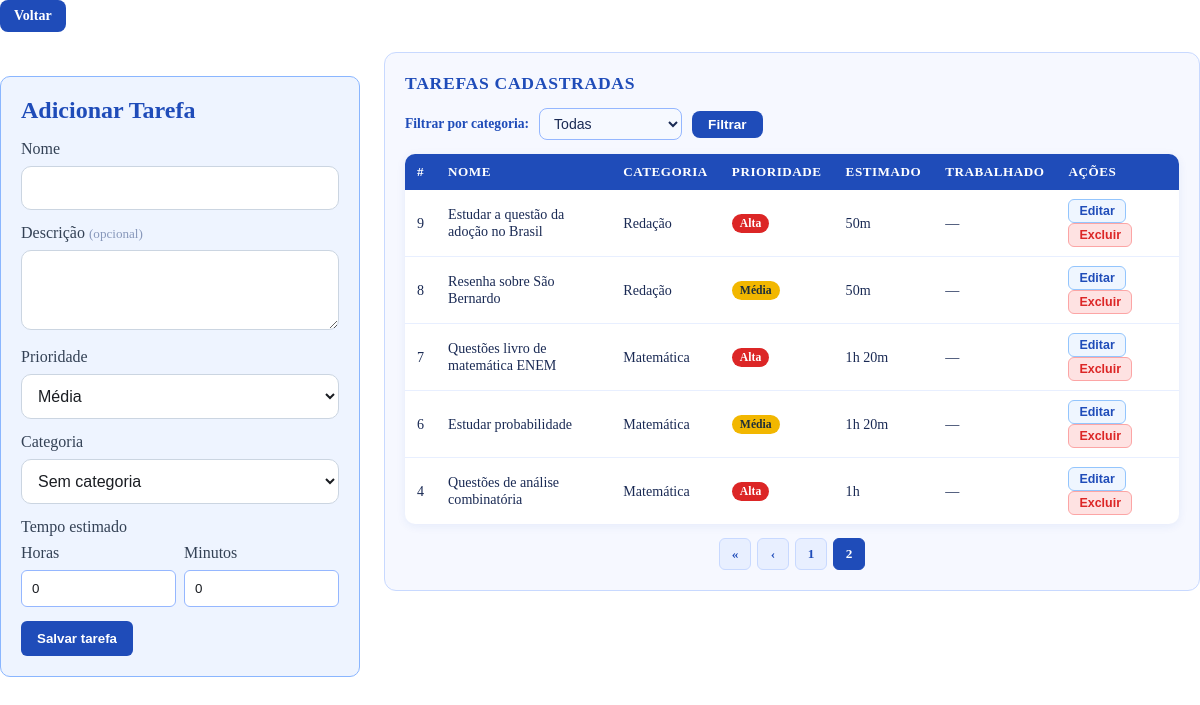
Before: /adicionar/?page=4 with the older database file.
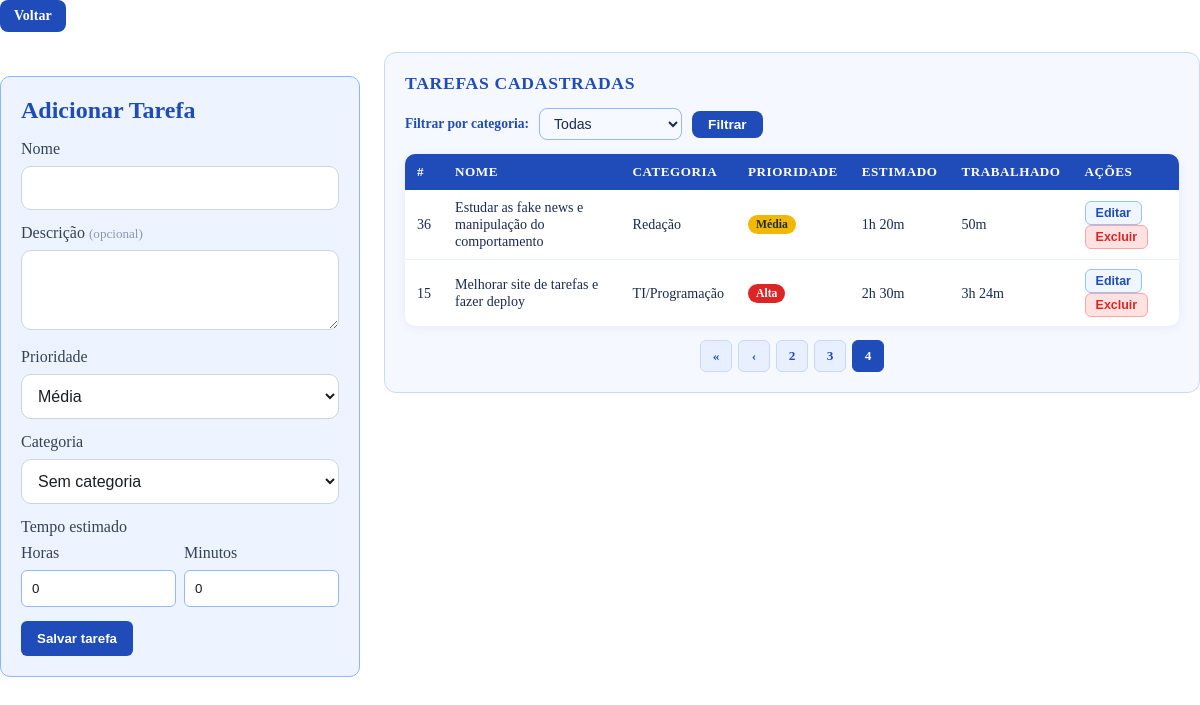
After: the same page with the newer database file.
### tarefas/models.py (models this page shows, shortened)
class Tarefa(models.Model):
    PRIORIDADE_CHOICES = [
        ('BA', 'Baixa'),
        ('ME', 'Média'),
        ('AL', 'Alta'),
    ]
    STATUS_CHOICES = [
        ('ES', 'Em espera'),
        ('AN', 'Em andamento'),
        ('CO', 'Concluída'),
    ]
    nome = models.CharField(max_length=255)
    descricao = models.TextField(blank=True)
    prioridade = models.CharField(
        max_length=2, choices=PRIORIDADE_CHOICES, default='ME')
    status = models.CharField(
        max_length=2, choices=STATUS_CHOICES, default='ES')
    horas_estimadas = models.PositiveIntegerField(
        default=0, help_text='Minutos estimados')
    horas_trabalhadas = models.PositiveIntegerField(
        default=0, help_text='Minutos trabalhados')
    data = models.DateField()
    categoria = models.ForeignKey(
        CategoriaTarefa, on_delete=models.SET_NULL, null=True, blank=True,
        related_name='tarefas')
    @property
    def horas_estimadas_formatadas(self):
        horas = self.horas_estimadas // 60
        minutos = self.horas_estimadas % 60
        if horas > 0 and minutos > 0:
            return f"{horas}h {minutos}m"
        if horas > 0:
            return f"{horas}h"
        return f"{minutos}m"
    @property
    def horas_trabalhadas_formatadas(self):
        horas = self.horas_trabalhadas // 60
        minutos = self.horas_trabalhadas % 60
        if horas > 0 and minutos > 0:
            return f"{horas}h {minutos}m"
        if horas > 0:
            return f"{horas}h"
        return f"{minutos}m"

class CategoriaTarefa(models.Model):
    nome = models.CharField(max_length=100, unique=True)
    class Meta:
        ordering = ['nome']
        verbose_name = 'Categoria'
        verbose_name_plural = 'Categorias'

### tarefas/views.py (the view, shortened to what this page needs)
# urls.py: path('adicionar/', views.adicionar_tarefa, name='adicionar_tarefa'),
def adicionar_tarefa(request, data=None):
    data_valida = None
    categoria_filtro = request.GET.get('categoria', '')
    todas_tarefas = Tarefa.objects.select_related('categoria').order_by('-id')
    if categoria_filtro:
        todas_tarefas = todas_tarefas.filter(categoria_id=categoria_filtro)
    paginator = Paginator(todas_tarefas, 10)
    page_number = request.GET.get('page', 1)
    page_obj = paginator.get_page(page_number)
    categorias = CategoriaTarefa.objects.all()
    context = {
        'data': data_valida.isoformat() if data_valida else '',
        'page_obj': page_obj,
        'categorias': categorias,
        'categoria_filtro': categoria_filtro,
    }
    return render(request, 'adicionar_tarefa.html', context)

### templates/adicionar_tarefa.html (shortened to what this page needs)
{% extends 'index.html' %}
{% load static %}
{% block content %}
<a href="{% if data %}{% url 'tarefa_especifica' data %}{% else %}{% url 'tarefas' %}{% endif %}" class="btn-back">Voltar</a>
<div class="add-tarefa-layout">
  <section class="form-add">
    <h1>Adicionar Tarefa</h1>
    <form method="post" action="">
      <div class="form-group">
        <label for="nome">Nome</label>
        <input id="nome" name="nome" type="text" required>
      </div>
      <div class="form-group">
        <label for="descricao">Descrição <span style="font-weight:400; color:#8898bb; font-size:0.82rem;">(opcional)</span></label>
        <textarea id="descricao" name="descricao" rows="3"></textarea>
      </div>
      <div class="form-group">
        <label for="prioridade">Prioridade</label>
        <select id="prioridade" name="prioridade" required>
          <option value="ME" selected>Média</option>
        </select>
      </div>
      <div class="form-group">
        <label for="categoria">Categoria</label>
        <select id="categoria" name="categoria">
          <option value="">Sem categoria</option>
        </select>
      </div>
      <div class="form-group">
        <label>Tempo estimado</label>
        <div style="display:flex; gap:8px; flex-wrap:wrap;">
          <div style="flex:1 1 120px;">
            <label for="horas_estimadas_horas">Horas</label>
            <input id="horas_estimadas_horas" name="horas_estimadas_horas" type="number" min="0" value="0" required>
          </div>
          <div style="flex:1 1 120px;">
            <label for="horas_estimadas_minutos">Minutos</label>
            <input id="horas_estimadas_minutos" name="horas_estimadas_minutos" type="number" min="0" max="59" value="0" required>
          </div>
        </div>
      </div>
      <button type="submit" class="btn-blue">Salvar tarefa</button>
    </form>
  </section>
  <section class="tarefas-lista-section">
    <h2>Tarefas cadastradas</h2>
    <form method="get" style="margin-bottom:14px;display:flex;align-items:center;gap:10px;flex-wrap:wrap;">
      <label for="filtro-categoria" style="font-weight:600;color:#1f4cb9;font-size:0.85rem;">Filtrar por categoria:</label>
      <select id="filtro-categoria" name="categoria" style="padding:6px 10px;border:1px solid #95b7ff;border-radius:8px;background:#f6f9ff;color:#1a2a54;font-size:0.88rem;">
        <option value="">Todas</option>
      </select>
      <button type="submit" style="background:#1f4cb9;color:#fff;border:none;border-radius:8px;padding:6px 16px;font-weight:700;cursor:pointer;font-size:0.85rem;">Filtrar</button>
    </form>
    {% if page_obj.object_list %}
    <table class="tarefas-table">
      <thead>
        <tr>
          <th>#</th>
          <th>Nome</th>
          <th>Categoria</th>
          <th>Prioridade</th>
          <th>Estimado</th>
          <th>Trabalhado</th>
          <th>Ações</th>
        </tr>
      </thead>
      <tbody id="lista-tarefas-body">
        {% for t in page_obj %}
        <tr id="row-tarefa-{{ t.id }}">
          <td>{{ t.id }}</td>
          <td>{{ t.nome }}</td>
          <td>{{ t.categoria.nome|default:"—" }}</td>
          <td><span class="badge-prioridade {{ t.prioridade }}">{{ t.get_prioridade_display }}</span></td>
          <td>{{ t.horas_estimadas_formatadas }}</td>
          <td>{% if t.horas_trabalhadas > 0 %}{{ t.horas_trabalhadas_formatadas }}{% else %}—{% endif %}</td>
          <td>
            <button class="btn-editar-tarefa" data-id="{{ t.id }}"
              data-nome="{{ t.nome|escapejs }}"
              data-descricao="{{ t.descricao|escapejs }}"
              data-prioridade="{{ t.prioridade }}"
              data-categoria="{{ t.categoria.id|default:'' }}"
              data-horas="{{ t.horas_estimadas|divisibleby:60|yesno:'true,false' }}"
              data-horas-val="{% widthratio t.horas_estimadas 60 1 %}"
              data-minutos-val="{{ t.horas_estimadas|add:0 }}"
            >Editar</button>
            <button class="btn-excluir-tarefa" data-id="{{ t.id }}">Excluir</button>
          </td>
        </tr>
        {% endfor %}
      </tbody>
    </table>
    <nav class="paginacao">
      {% if page_obj.has_previous %}
        <a href="?{% if categoria_filtro %}categoria={{ categoria_filtro }}&{% endif %}page=1">&laquo;</a>
        <a href="?{% if categoria_filtro %}categoria={{ categoria_filtro }}&{% endif %}page={{ page_obj.previous_page_number }}">&#8249;</a>
      {% endif %}
      {% for num in page_obj.paginator.page_range %}
        {% if page_obj.number == num %}
          <span class="pagina-atual">{{ num }}</span>
        {% elif num >= page_obj.number|add:"-2" and num <= page_obj.number|add:"2" %}
          <a href="?{% if categoria_filtro %}categoria={{ categoria_filtro }}&{% endif %}page={{ num }}">{{ num }}</a>
        {% endif %}
      {% endfor %}
    </nav>
    {% else %}
    <p class="sem-tarefas">Nenhuma tarefa cadastrada ainda.</p>
    {% endif %}
  </section>
</div>
{% endblock %}

### templates/index.html (shortened to what this page needs)
{% load static %}
<!DOCTYPE html>
<html lang="pt-br">
<head>
    <link rel="stylesheet" href="{% static 'css/styles.css' %}">
    <link rel="stylesheet" href="{% static 'css/analise_cat.css' %}">
</head>
<body data-tarefa-data="{{ data|date:'Y-m-d' }}" data-tarefa-id="{{ tarefa.id }}">
  <main>
    {% block content %}{% endblock %}
  </main>
</body>
</html>

### static/css/styles.css (style rules this page uses)
body { background: white; }
* { margin: 0; padding: 0; box-sizing: border-box; }
.btn-blue { display: inline-flex; align-items: center; justify-content: center; gap: 8px; padding: 10px 16px; background-color: #1f4cb9; color: #ffffff; border: 1px solid #1f4cb9; border-radius: 8px; font-weight: 700; text-decoration: none; cursor: pointer; transition: background 150ms ease, transform 120ms ease; }
.form-add { max-width: 680px; margin: 24px auto; padding: 20px; border: 1px solid #8ab6ff; border-radius: 10px; background-color: #eef4ff; }
.form-add h1 { color: #1f4cb9; margin-bottom: 16px; }
.form-add .form-group { margin-bottom: 14px; }
.form-add label { display: block; font-weight: 600; color: #1f4cb9; margin-bottom: 4px; }
.form-add input, .form-add textarea, .form-add select { width: 100%; padding: 10px; border: 1px solid #95b7ff; border-radius: 6px; background: #ffffff; color: #1a1d22; }
.form-add .btn-blue { border: 0; background-color: #1f4cb9; color: #ffffff; padding: 10px 16px; border-radius: 6px; cursor: pointer; }
.btn-back { display: inline-flex; align-items: center; padding: 8px 14px; background: #1f4cb9; color: #ffffff; border-radius: 8px; text-decoration: none; font-weight: 600; font-size: 0.875rem; transition: background 150ms ease; }

### static/css/analise_cat.css (style rules this page uses)
.form-group { margin-bottom: 1.25rem; }
.form-group label { display: block; margin-bottom: 0.5rem; font-weight: 500; color: #334155; }
.form-group input[type="text"], .form-group textarea, .form-group select { width: 100%; padding: 0.75rem; border: 1px solid #cbd5e1; border-radius: 10px; font-size: 1rem; }

### templates/adicionar_tarefa.html (style rules this page uses)
.add-tarefa-layout { display: flex; gap: 24px; max-width: 1200px; margin: 20px auto; align-items: flex-start; flex-wrap: wrap; }
.form-add { flex: 0 0 360px; min-width: 280px; }
.tarefas-lista-section { flex: 1 1 500px; background: #f6f8ff; border: 1px solid #c8d9ff; border-radius: 12px; padding: 20px; }
.tarefas-lista-section h2 { color: #1f4cb9; margin-bottom: 14px; font-size: 1.1rem; text-transform: uppercase; letter-spacing: 0.04em; }
.tarefas-table { width: 100%; border-collapse: collapse; background: #fff; border-radius: 10px; overflow: hidden; box-shadow: 0 2px 10px rgba(31,76,185,0.08); }
.tarefas-table th { background: #1f4cb9; color: #fff; padding: 10px 12px; text-align: left; font-size: 0.82rem; text-transform: uppercase; letter-spacing: 0.04em; }
.tarefas-table td { padding: 9px 12px; border-bottom: 1px solid #e8efff; font-size: 0.88rem; color: #1a2a54; vertical-align: middle; }
.tarefas-table tbody tr:last-child td { border-bottom: none; }
.badge-prioridade { display: inline-block; padding: 3px 8px; border-radius: 999px; font-size: 0.73rem; font-weight: 700; color: #fff; }
.badge-prioridade.ME { background: #f2b700; color: #1f2f39; }
.badge-prioridade.AL { background: #dc2626; }
.btn-excluir-tarefa { background: #fee2e2; border: 1px solid #fca5a5; color: #dc2626; border-radius: 6px; padding: 4px 10px; font-size: 0.78rem; font-weight: 700; cursor: pointer; }
.paginacao { display: flex; justify-content: center; align-items: center; gap: 6px; margin-top: 14px; flex-wrap: wrap; }
.paginacao a, .paginacao span { display: inline-flex; align-items: center; justify-content: center; min-width: 32px; height: 32px; border-radius: 6px; font-size: 0.83rem; font-weight: 600; text-decoration: none; padding: 0 8px; }
.paginacao a { background: #e8efff; color: #1f4cb9; border: 1px solid #c8d9ff; }
.paginacao span.pagina-atual { background: #1f4cb9; color: #fff; border: 1px solid #1f4cb9; }
.btn-editar-tarefa { background: #eff6ff; border: 1px solid #93c5fd; color: #1f4cb9; border-radius: 6px; padding: 4px 10px; font-size: 0.78rem; font-weight: 700; cursor: pointer; margin-right: 4px; }

Changed rows visible on the page:
removed Tarefa: id "9", nome "Estudar a questão da adoção no Brasil", categoria.nome "Redação", prioridade "Alta", horas_estimadas_formatadas "50m"
removed Tarefa: id "8", nome "Resenha sobre São Bernardo", categoria.nome "Redação", prioridade "Média", horas_estimadas_formatadas "50m"
removed Tarefa: id "7", nome "Questões livro de matemática ENEM", categoria.nome "Matemática", prioridade "Alta", horas_estimadas_formatadas "1h 20m"
removed Tarefa: id "6", nome "Estudar probabilidade", categoria.nome "Matemática", prioridade "Média", horas_estimadas_formatadas "1h 20m"
removed Tarefa: id "4", nome "Questões de análise combinatória", categoria.nome "Matemática", prioridade "Alta", horas_estimadas_formatadas "1h"
added Tarefa: id "36", nome "Estudar as fake news e manipulação do comportamento", categoria.nome "Redação", prioridade "Média", horas_estimadas_formatadas "1h 20m", horas_trabalhadas_formatadas "50m"
now on this page (row edited): Tarefa: id "15", nome "Melhorar site de tarefas e fazer deploy", categoria.nome "TI/Programação", prioridade "Alta", horas_estimadas_formatadas "2h 30m", horas_trabalhadas_formatadas "3h 24m"
Other visible differences:
list line gone: "2"
new list line: "2"
new list line: "3"
new list line: "4"
list line gone: "1"
